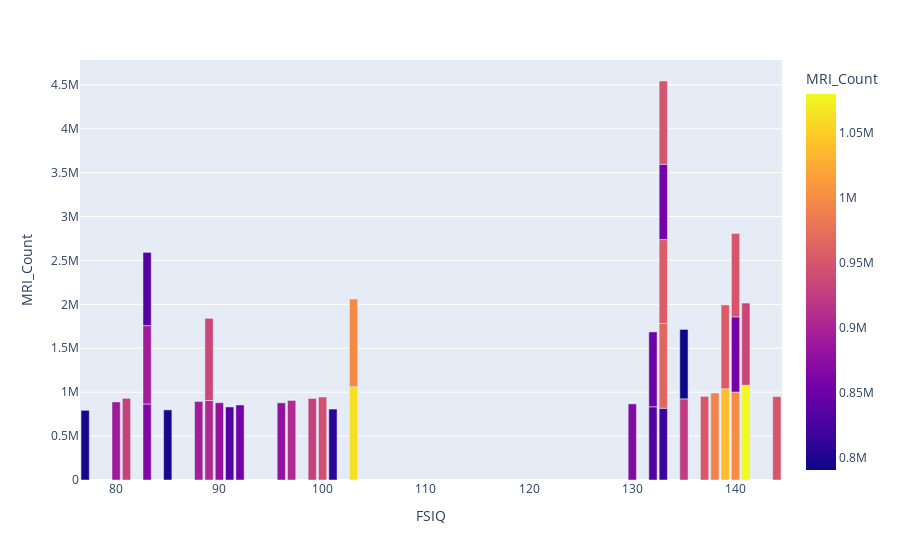

This figure's notebook cell:
### Markdown cell above
# FSIQ vs MRI_Count

### Code cell
#barplot using plotly
px.bar(df,x="FSIQ",y="MRI_Count",color="MRI_Count")

### Figure 1 — Plotly figure (JSON) as saved in the notebook; plotly's stock layout.template omitted (floating-point values rounded to 4 significant figures)
{"data": [{"alignmentgroup": "True", "hovertemplate": "FSIQ=%{x}<br>MRI_Count=%{marker.color}<extra></extra>", "legendgroup": "", "marker": {"color": [816932, 1001121, 1038437, 965353, 951545, 928799, 991305, 854258, 904858, 955466, 833868, 1079549, 924059, 856472, 878897, 865363, 852244, 945088, 808020, 889083, 892420, 905940, 790619, 955003, 831772, 935494, 798612, 1062462, 793549, 866662, 857782, 949589, 997925, 879987, 834344, 948066, 949395, 893983, 930016, 935863], "coloraxis": "coloraxis", "pattern": {"shape": ""}}, "name": "", "offsetgroup": "", "orientation": "v", "showlegend": false, "textposition": "auto", "type": "bar", "x": [133, 140, 139, 133, 137, 99, 138, 92, 89, 133, 132, 141, 135, 140, 96, 83, 132, 100, 101, 80, 83, 97, 135, 139, 91, 141, 85, 103, 77, 130, 133, 144, 103, 90, 83, 133, 140, 88, 81, 89], "xaxis": "x", "y": [816932, 1001121, 1038437, 965353, 951545, 928799, 991305, 854258, 904858, 955466, 833868, 1079549, 924059, 856472, 878897, 865363, 852244, 945088, 808020, 889083, 892420, 905940, 790619, 955003, 831772, 935494, 798612, 1062462, 793549, 866662, 857782, 949589, 997925, 879987, 834344, 948066, 949395, 893983, 930016, 935863], "yaxis": "y"}], "layout": {"barmode": "relative", "coloraxis": {"colorbar": {"title": {"text": "MRI_Count"}}, "colorscale": [[0, "#0d0887"], [0.1111, "#46039f"], [0.2222, "#7201a8"], [0.3333, "#9c179e"], [0.4444, "#bd3786"], [0.5556, "#d8576b"], [0.6667, "#ed7953"], [0.7778, "#fb9f3a"], [0.8889, "#fdca26"], [1, "#f0f921"]]}, "legend": {"tracegroupgap": 0}, "margin": {"t": 60}, "xaxis": {"anchor": "y", "domain": [0, 1], "title": {"text": "FSIQ"}}, "yaxis": {"anchor": "x", "domain": [0, 1], "title": {"text": "MRI_Count"}}}}
